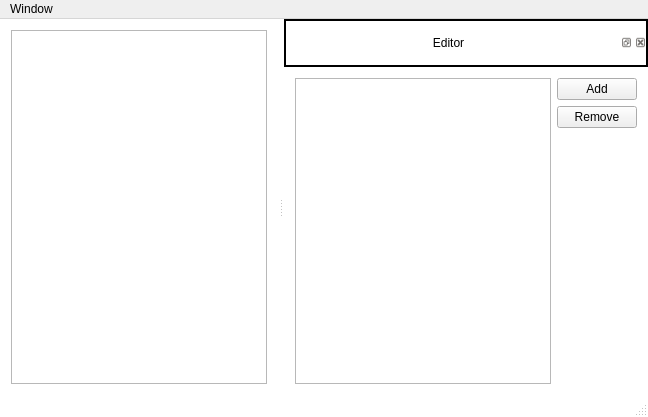
<?xml version="1.0" encoding="UTF-8"?>
<ui version="4.0">
 <class>TrajectoryEditor</class>
 <widget class="QMainWindow" name="TrajectoryEditor">
  <property name="geometry">
   <rect>
    <x>0</x>
    <y>0</y>
    <width>648</width>
    <height>417</height>
   </rect>
  </property>
  <property name="windowTitle">
   <string>Trajectory Editor</string>
  </property>
  <property name="styleSheet">
   <string notr="true">QMainWindow {
	background-color: white;
}

QDockWidget::title {
	border: 2px solid black;
    text-align: center;
	padding:15px;
	font-style: bold;
	background-color: white;
	padding-left: 5px;
}

QDockWidget::close-button, QDockWidget::float-button {
    border: 1px solid transparent;
	padding: 0px;
	width: 30px;
}

QDockWidget::close-button:hover, QDockWidget::float-button:hover {
    background: gray;
}

QDockWidget::close-button:pressed, QDockWidget::float-button:pressed {
    padding: 1px -1px -1px 1px;
}

QChartView {
	background-color: white;
}</string>
  </property>
  <property name="toolButtonStyle">
   <enum>Qt::ToolButtonIconOnly</enum>
  </property>
  <widget class="QWidget" name="centralWidget">
   <layout class="QGridLayout" name="gridLayout_2">
    <item row="0" column="0">
     <widget class="QtCharts::QChartView" name="chartView">
      <property name="sizeAdjustPolicy">
       <enum>QAbstractScrollArea::AdjustToContents</enum>
      </property>
      <property name="foregroundBrush">
       <brush brushstyle="NoBrush">
        <color alpha="255">
         <red>0</red>
         <green>0</green>
         <blue>0</blue>
        </color>
       </brush>
      </property>
     </widget>
    </item>
   </layout>
  </widget>
  <widget class="QMenuBar" name="menuBar">
   <property name="geometry">
    <rect>
     <x>0</x>
     <y>0</y>
     <width>648</width>
     <height>26</height>
    </rect>
   </property>
   <widget class="QMenu" name="menuWindow">
    <property name="title">
     <string>Window</string>
    </property>
    <addaction name="actionShowEditor"/>
   </widget>
   <addaction name="menuWindow"/>
  </widget>
  <widget class="QStatusBar" name="statusBar"/>
  <widget class="QDockWidget" name="editorDockWidget">
   <property name="layoutDirection">
    <enum>Qt::LeftToRight</enum>
   </property>
   <property name="floating">
    <bool>false</bool>
   </property>
   <property name="features">
    <set>QDockWidget::AllDockWidgetFeatures</set>
   </property>
   <property name="windowTitle">
    <string>Editor</string>
   </property>
   <attribute name="dockWidgetArea">
    <number>2</number>
   </attribute>
   <widget class="QWidget" name="dockWidgetContents">
    <layout class="QGridLayout" name="gridLayout_3">
     <item row="0" column="1">
      <widget class="QPushButton" name="addPushButton">
       <property name="text">
        <string>Add</string>
       </property>
      </widget>
     </item>
     <item row="1" column="1">
      <widget class="QPushButton" name="removePushButton">
       <property name="text">
        <string>Remove</string>
       </property>
      </widget>
     </item>
     <item row="2" column="1">
      <spacer name="verticalSpacer_2">
       <property name="orientation">
        <enum>Qt::Vertical</enum>
       </property>
       <property name="sizeHint" stdset="0">
        <size>
         <width>20</width>
         <height>263</height>
        </size>
       </property>
      </spacer>
     </item>
     <item row="0" column="0" rowspan="3">
      <widget class="QTableView" name="pointsTableView"/>
     </item>
    </layout>
   </widget>
  </widget>
  <action name="actionSave">
   <property name="text">
    <string>Save</string>
   </property>
  </action>
  <action name="actionLoad">
   <property name="text">
    <string>Load</string>
   </property>
  </action>
  <action name="actionPreferences">
   <property name="text">
    <string>Preferences</string>
   </property>
  </action>
  <action name="actionShowEditor">
   <property name="text">
    <string>Show Editor</string>
   </property>
  </action>
 </widget>
 <layoutdefault spacing="6" margin="11"/>
 <customwidgets>
  <customwidget>
   <class>QtCharts::QChartView</class>
   <extends>QGraphicsView</extends>
   <header>QtCharts/QChartView.h</header>
  </customwidget>
 </customwidgets>
 <resources/>
 <connections/>
</ui>
